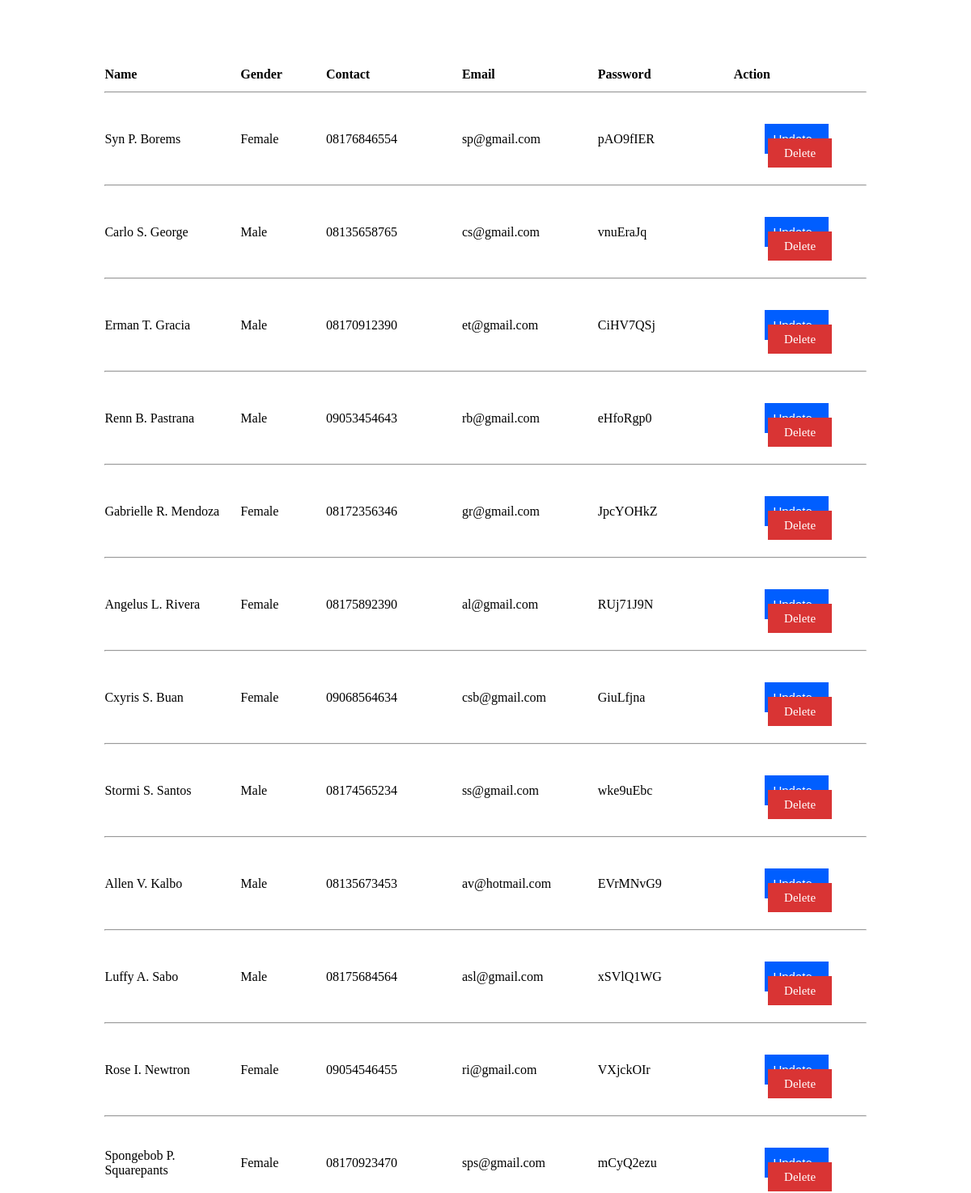
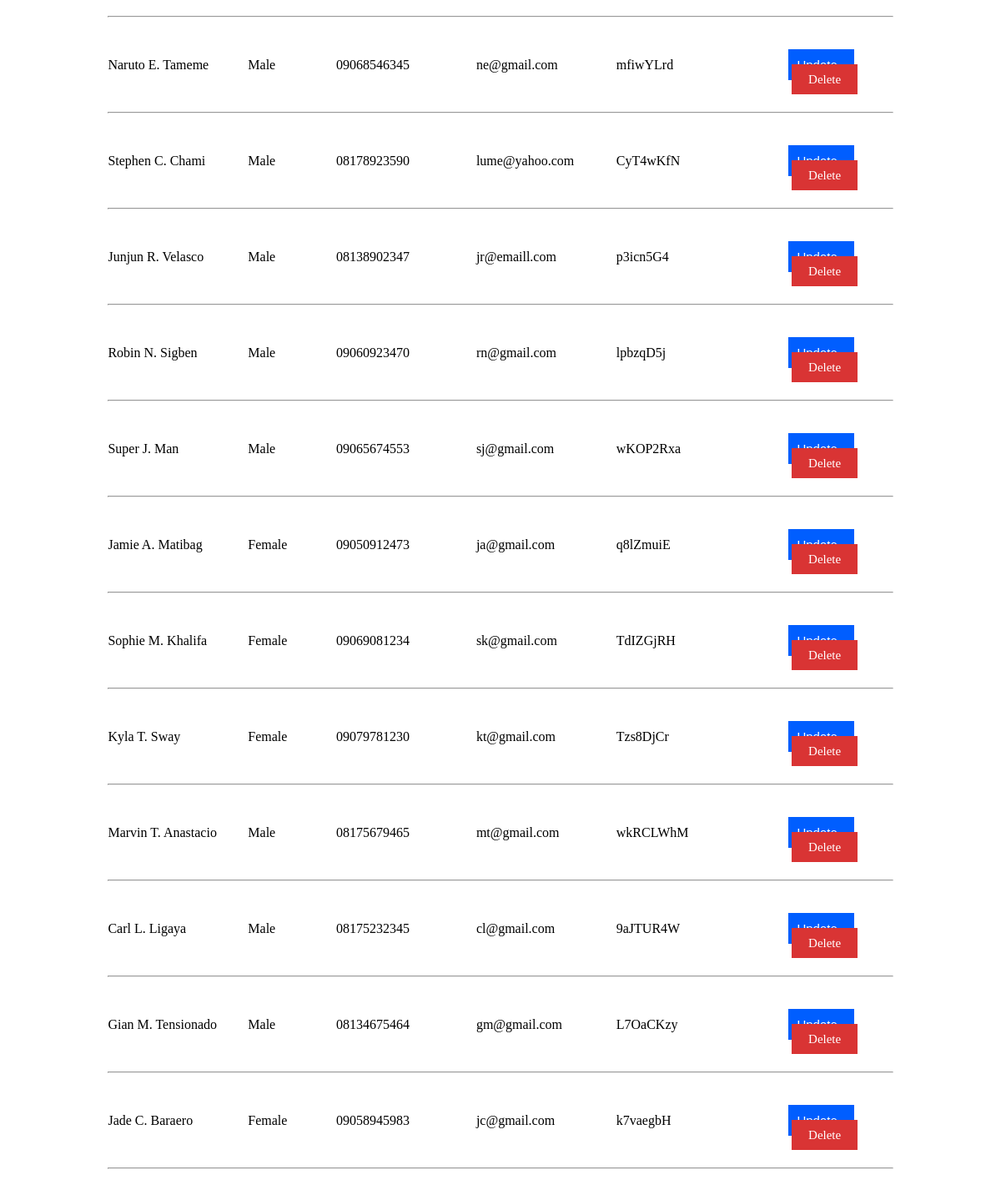
Before: /admin/retriever.php with the older database file (2 pictures, top to bottom).
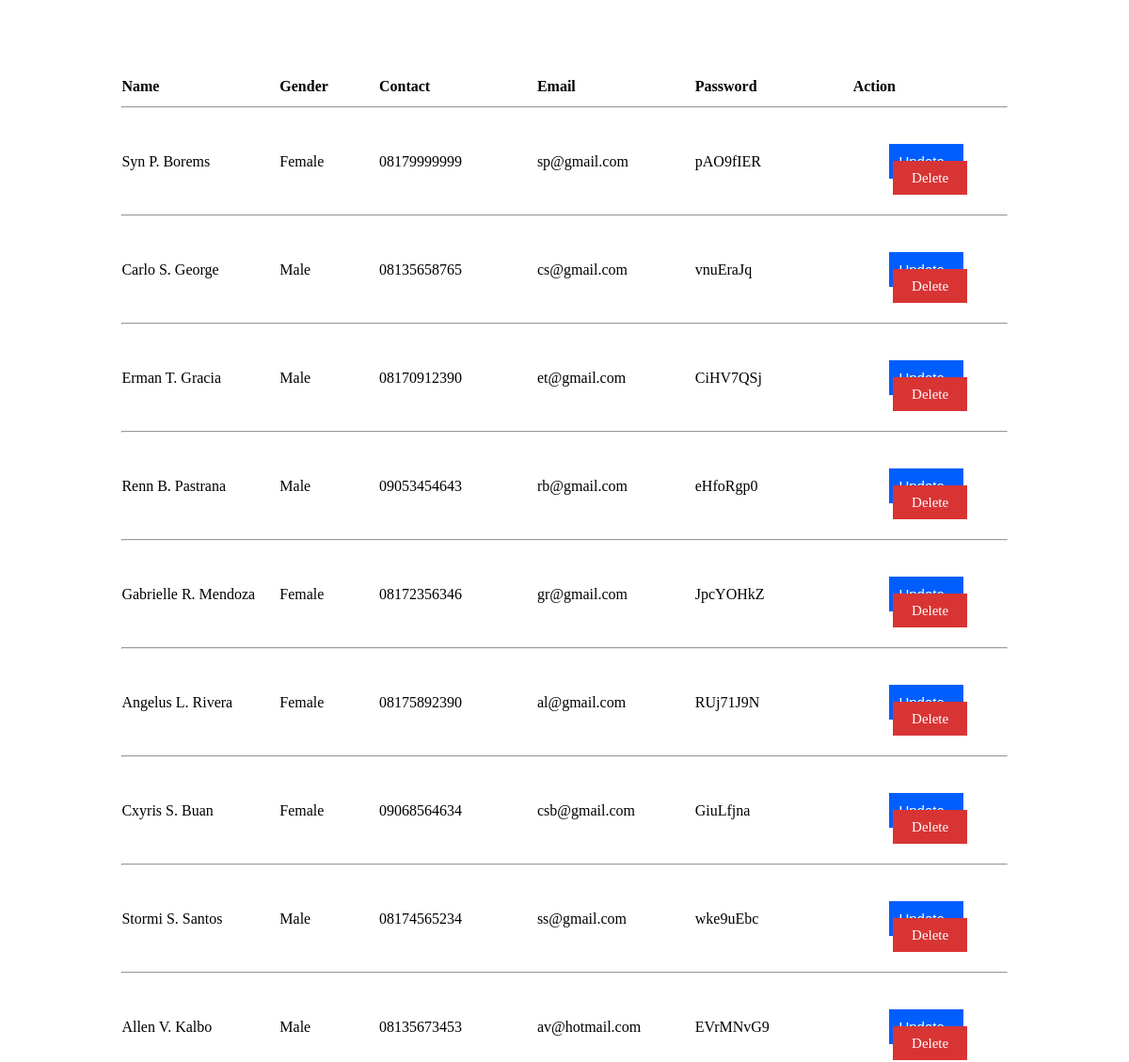
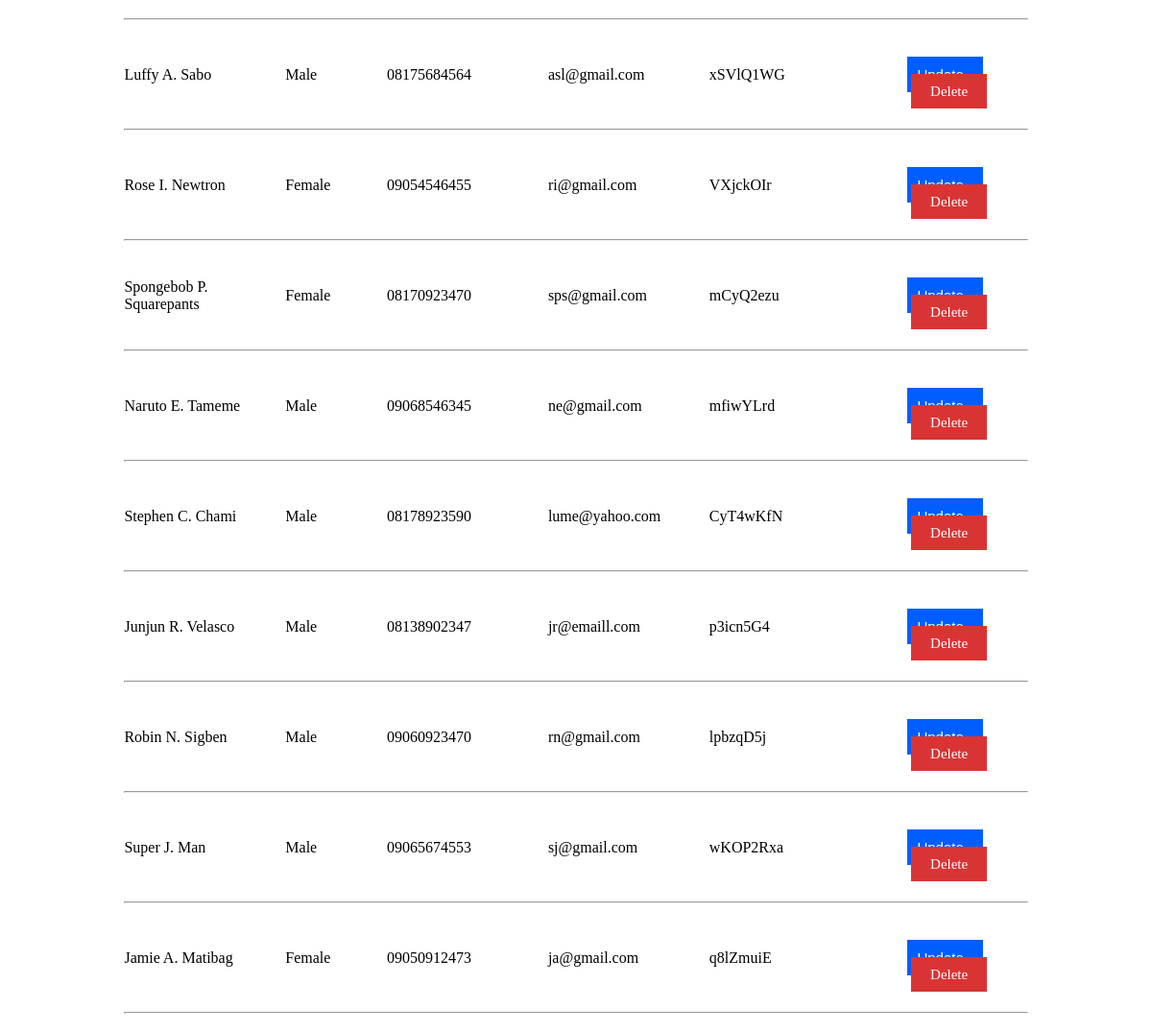
After: the same page with the newer database file (2 pictures, top to bottom).
### tables this page shows
CREATE TABLE `tbl_user` (
  `id_user` int(11) NOT NULL,
  `first_name` varchar(255) NOT NULL,
  `middle_name` varchar(255) NOT NULL,
  `last_name` varchar(255) NOT NULL,
  `gender` varchar(255) NOT NULL,
  `preffix` varchar(255) NOT NULL,
  `seven_digit` varchar(255) NOT NULL,
  `email` varchar(255) NOT NULL,
  `password` varchar(255) NOT NULL
);

### admin/retriever.php (the view, shortened to what this page needs)
<center>
<table border="0" width="80%">
<tr>
    <td width="16%"><b>Name</td>
    <td width="10%"><b>Gender</td>
    <td width="16%"><b>Contact</td>
    <td width="16%"><b>Email</td>
    <td width="16%"><b>Password</td>
    <td width="16%"><b>Action</td>
</tr>
<tr>
    <td colspan='6'><hr></td>
</tr>
<?php
include ("../connections.php");
$retrieve_query = mysqli_query($connections, "SELECT * FROM tbl_user");
while($row_users = mysqli_fetch_assoc($retrieve_query)){
    $id_user = $row_users["id_user"];
    $db_first_name = $row_users["first_name"];
    $db_middle_name = $row_users["middle_name"];
    $db_last_name = $row_users["last_name"];
    $db_gender = ucfirst($row_users["gender"]);
    $db_preffix = $row_users["preffix"];
    $db_seven_digit = $row_users["seven_digit"];
    $db_email = $row_users["email"];
    $db_password = $row_users["password"];
    $full_name = ucfirst($db_first_name) . " " . ucfirst($db_middle_name[0]) . ". " . ucfirst($db_last_name);
    $contact = $db_preffix.$db_seven_digit;
    $jScript = md5(rand(1,9));
    $newScript = md5(rand(1,9));
    $getUpdate = md5(rand(1,9));
    $getDelete = md5(rand(1,9));
    echo"
    <tr>
        <td>$full_name</td>
        <td>$db_gender</td>
        <td>$contact</td>
        <td>$db_email</td>
        <td>$db_password</td>
        <td>
            <center>
                <br>
                <br>
                <a href='?jScript=$jScript && newScript=$newScript && getUpdate=$getUpdate && id_user=$id_user' class='btn-update'>Update</a>
                &nbsp;
                <a href='?jScript=$jScript && newScript=$newScript && getDelete=$getDelete && id_user=$id_user' class='btn-delete'>Delete</a>
                <br>
                <br>
            </center>
        </td>
    </tr>";
    echo "
        <tr>
            <td colspan='6'><hr></td>
        </tr>
    ";
}
?>
</table>

Changed rows visible on the page:
removed tbl_user: full_name "Sophie M. Khalifa", gender "Female", contact "09069081234", email "sk@gmail.com", password "TdIZGjRH"
removed tbl_user: full_name "Kyla T. Sway", gender "Female", contact "09079781230", email "kt@gmail.com", password "Tzs8DjCr"
removed tbl_user: full_name "Marvin T. Anastacio", gender "Male", contact "08175679465", email "mt@gmail.com", password "wkRCLWhM"
removed tbl_user: full_name "Carl L. Ligaya", gender "Male", contact "08175232345", email "cl@gmail.com", password "9aJTUR4W"
removed tbl_user: full_name "Gian M. Tensionado", gender "Male", contact "08134675464", email "gm@gmail.com", password "L7OaCKzy"
removed tbl_user: full_name "Jade C. Baraero", gender "Female", contact "09058945983", email "jc@gmail.com", password "k7vaegbH"
changed tbl_user "Syn P. Borems": contact "08176846554" → "08179999999"
